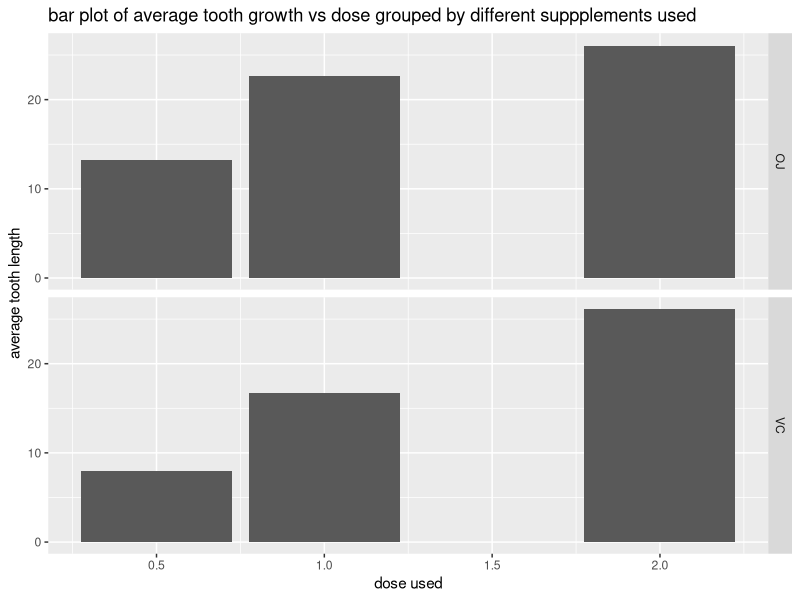

Recreate this plot in R. (Note: this script raises an error after producing the figure.)
## statistical inference project part 2
## libraries and other stuff
library(ggplot2)

## tooth growth data
library(datasets)

data(ToothGrowth)
head(ToothGrowth)
## summary of the data
summary(ToothGrowth)

nrow(ToothGrowth)

unique(ToothGrowth$supp)
class(ToothGrowth$supp)

unique(paste(ToothGrowth$supp,ToothGrowth$dose))

## the data is about the tooth growth as a affect of 2 supplements VC and OJ, with different doses of 0.5, 1.0 and 2.0

## finding the average length of tooth growth grouped by supplements and doses.
toothGrowthBySuppDoes = aggregate(len ~ supp + dose, data = ToothGrowth, mean)

## plot of average growth Vs supplement_n_does
# g <- ggplot(data = toothGrowthBySuppDoes, aes(x = paste(supp,"-",dose), y = len))
g <- ggplot(data = toothGrowthBySuppDoes, aes(x = dose, y = len))
g <- g + geom_bar(stat = "identity")
g <- g + facet_grid(supp ~ .)
g <- g + labs(x = "dose used", y = "average tooth length")
g <- g + ggtitle("bar plot of average tooth growth vs dose grouped by different suppplements used")
print(g)


## doing t tests for different supplements taken with same dose.
supp1dose1 <- ToothGrowth[ToothGrowth$supp == "OJ" & ToothGrowth$dose == "0.5",] 
supp2dose1 <- ToothGrowth[ToothGrowth$supp == "VC" & ToothGrowth$dose == "0.5",] 

## since we don't have any information of variance of different group, let us assume it is different.
t.test(supp1dose1$len, supp2dose1$len, paired = FALSE,  var.equal = FALSE)

## DOUBT what is the meaning or interpretation of the values, conf interval obtained by doing the "t-tests".
supp1dose2 <- ToothGrowth[ToothGrowth$supp == "OJ" & ToothGrowth$dose == "1",] 
supp2dose2 <- ToothGrowth[ToothGrowth$supp == "VC" & ToothGrowth$dose == "1",] 

## since we don't have any information of variance of different group, let us assume it is different.
t.test(supp1dose2$len, supp2dose2$len, paired = FALSE,  var.equal = FALSE)

# supp1dose3 <- ToothGrowth[ToothGrowth$supp == "OJ" & ToothGrowth$dose == "2",] 
# supp2dose3 <- ToothGrowth[ToothGrowth$supp == "VC" & ToothGrowth$dose == "2",] 
# 
# ## since we don't have any information of variance of different group, let us assume it is different.
# t.test(supp1dose3$len, supp2dose3$len, paired = FALSE,  var.equal = FALSE)


## doing a two group hypothesis testing assuming that mean of the tooth growth is same ( that is 
## different in mean is 0 -- NULL HYPOTHESIS)

dose1Data <- ToothGrowth[ToothGrowth$dose == "2",]
t.test(len ~ supp, paired = FALSE, var.equal = FALSE, data = dose1Data)

## in our case, n = 10, therefore df = 9, so 
Z_1minusAlpha  = qt(0.975, df = 9)

## since the absolute test Statistic is lesser than Z_1minusAlpha, we fail to reject null hypothesis, so 
## the 2 data groups have same mean.

## clear figure
dev.off()
